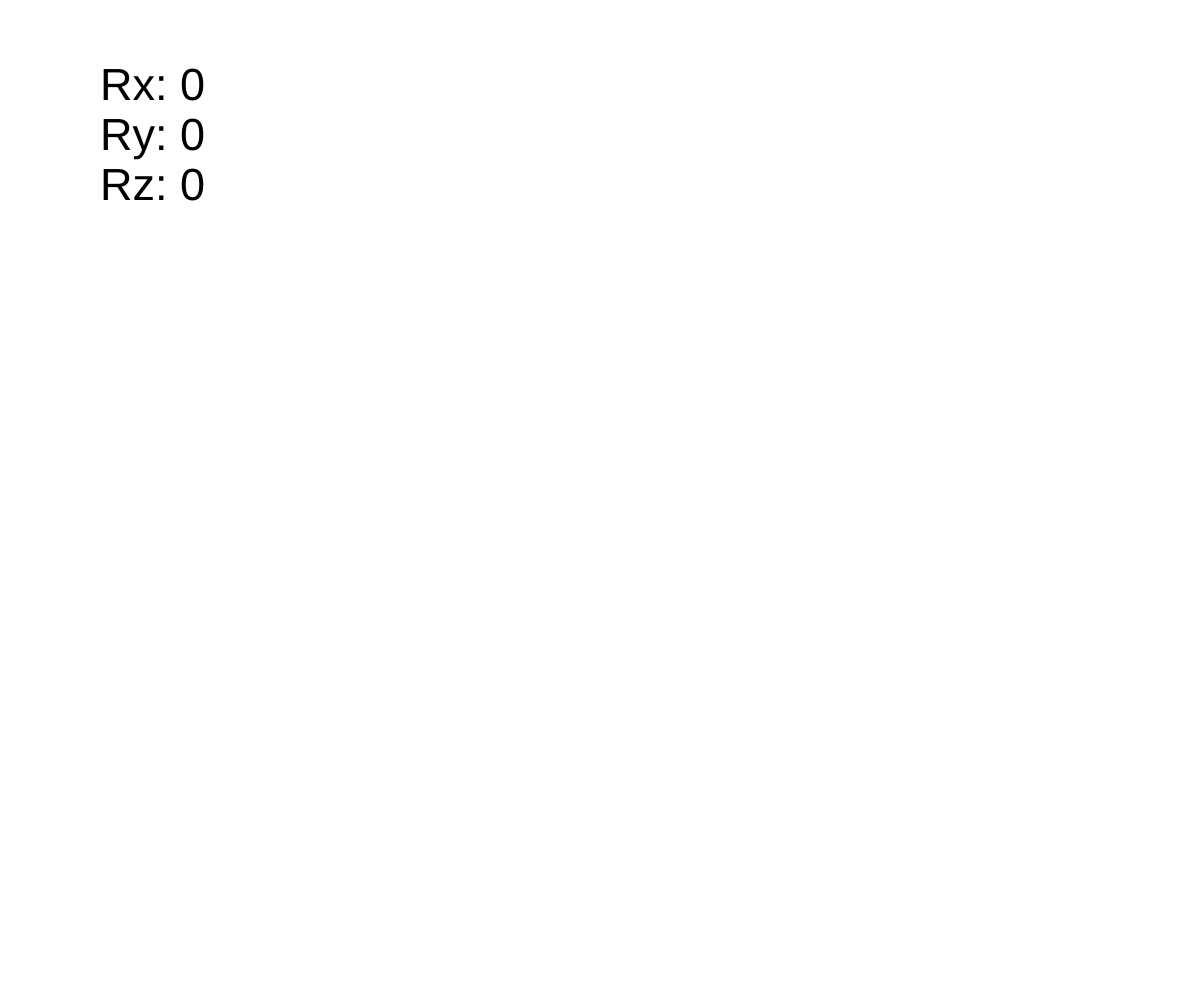
Frame 1 (no input)
Frame 60 (no input): identical to frame 1, image omitted
Frame 120 (the mouse pressed at the canvas centre since frame 60): identical to frame 1, image omitted

The p5.js sketch that drew this single still picture (run headless with seeded random() and noise() and a simulated clock; from frame 60 on, the mouse is pressed at the canvas centre):

// p5.js sketch
// ── sketch.js
function setup() {
 createCanvas(windowWidth,windowHeight); 
}

function draw() {
  
 background(255);
 
 textSize(45);
 text("Rx: " + floor(rotationX), 100, 100);
 text("Ry: " + floor(rotationY), 100, 150);
 text("Rz: " + floor(rotationZ), 100, 200);
}
